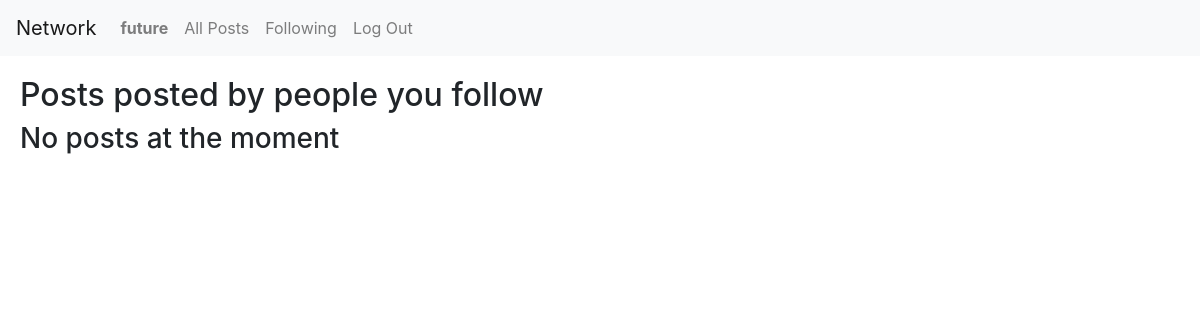
Page /following (signed in) on the earlier database version.
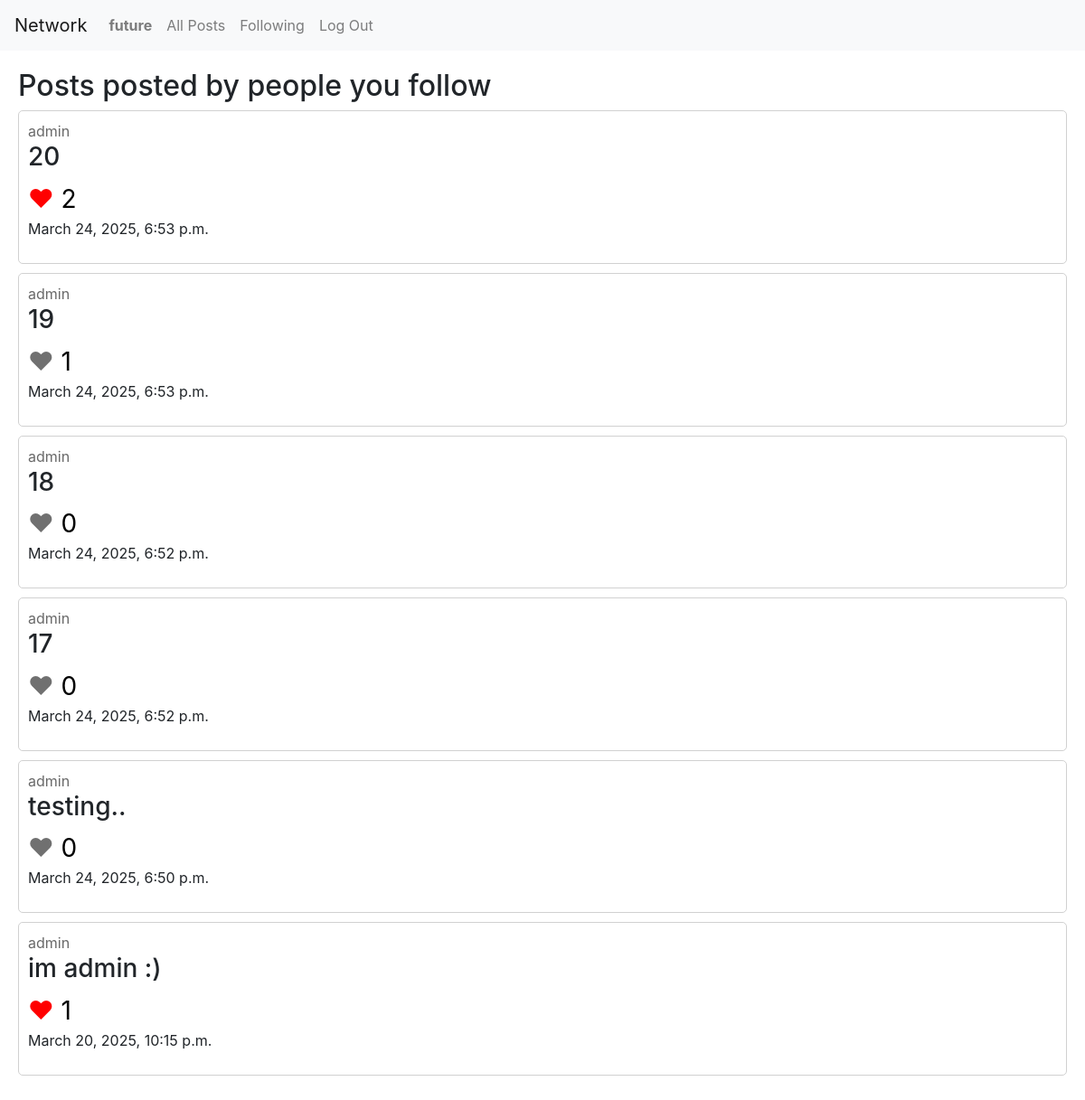
Same page on the later database version.
### network/models.py (models this page shows, shortened)
class Post(models.Model):
    content = models.TextField(max_length=250)
    likes = models.ManyToManyField(User, blank=True, related_name="users_who_liked")
    creator = models.ForeignKey(User, on_delete=models.CASCADE)
    timestamp = models.DateTimeField(auto_now_add=True)

class User(AbstractUser):
    followers = models.ManyToManyField("self", blank=True, symmetrical=False, related_name="following_users")
    following = models.ManyToManyField("self", blank=True, symmetrical=False, related_name="followers_users")

### network/views.py (the view)
# urls.py: path("following", views.followed_posts, name="followed_posts"),
@login_required
def followed_posts(request):
    user = User.objects.get(username=request.user.username)
    all_posts = Post.objects.filter(creator__in=user.following.all()).order_by("-timestamp")
    page = request.GET.get('page')
    paginator = Paginator(all_posts, 10)
    page_obj = paginator.get_page(page)
    return render(request, "network/followed_posts.html", {
        "all_posts": page_obj
    })

### network/templates/network/followed_posts.html
{% extends "network/layout.html" %}
{% block body %}
    <h2>Posts posted by people you follow</h2>
    {% include 'network/posts.html' %}
{% endblock %}

### network/templates/network/posts.html (shortened to what this page needs)
{% for post in all_posts %}
    <div class="post">
        <span class="firstspan"><a href="{% url 'user_account' post.creator %}" class="user-link">{{ post.creator }}</a></span>
        <h3 class="post-content">{{ post.content }}</h3>
        {% if user.is_authenticated %}
            {% if user in post.likes.all %}
                <span class="heart-liked" data-post-id="{{ post.id }}">
                    &hearts;
                </span>
            {% else %}
                <span class="heart" data-post-id="{{ post.id }}">
                    &hearts;
                </span>
            {% endif %}
        {% else %}
            <span class="heart-unlikable" data-post-id="{{ post.id }}">
                &hearts;
            </span>
        {% endif %}
        <span class="likes"> {{ post.likes.count }}</span>
        <p>
        <span>{{ post.timestamp }}</span>
        </p>
    </div>
    {% empty %}
    <h3>No posts at the moment</h3>
{% endfor %}
<div class="pagination text-center">
</div>

Differences in the rows shown:
added Post: creator "admin", content "20", likes.count "2", timestamp "March 24, 2025, 6:53 p.m."
added Post: creator "admin", content "19", likes.count "1", timestamp "March 24, 2025, 6:53 p.m."
added Post: creator "admin", content "18", likes.count "0", timestamp "March 24, 2025, 6:52 p.m."
added Post: creator "admin", content "17", likes.count "0", timestamp "March 24, 2025, 6:52 p.m."
added Post: creator "admin", content "testing..", likes.count "0", timestamp "March 24, 2025, 6:50 p.m."
now on this page (row unchanged): Post: creator "admin", content "im admin :)", likes.count "1", timestamp "March 20, 2025, 10:15 p.m."
Other differences:
text no longer shown: "No posts at the moment"
